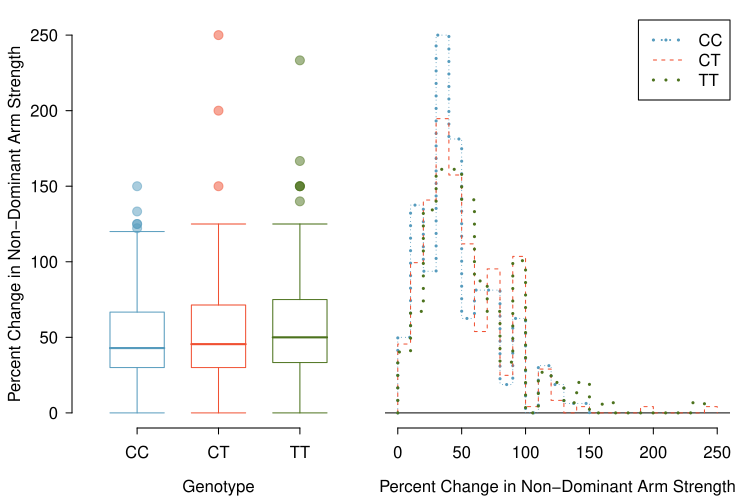

R code for this plot:
library(openintro)
#data(famuss)
data(COL)

myPDF("famussGenoMuscFunc.pdf", 7.5, 5,
      mar = c(3.6, 3.6, 1, 0.5),
      mgp = c(2.4, 0.7, 0),
      mfrow = 1:2)
boxPlot(famuss$ndrm.ch, famuss$actn3.r577x,
        xlab = 'Genotype',
        ylab = 'Percent Change in Non-Dominant Arm Strength',
        lcol = "#00000000",
        col = "#00000000")
boxPlot(famuss$ndrm.ch[famuss$actn3.r577x == "CC"],
        lcol = COL[1],
        col = COL[1,3],
        add = 1)
boxPlot(famuss$ndrm.ch[famuss$actn3.r577x == "CT"],
        lcol = COL[4],
        col = COL[4,3],
        add = 2)
boxPlot(famuss$ndrm.ch[famuss$actn3.r577x == "TT"],
        lcol = COL[2],
        col = COL[2,3],
        add = 3)

par(mar = c(3.6, 0.5, 1, 1))

histPlot(famuss$ndrm.ch[famuss$actn3.r577x == "CC"],
         breaks = 20,
         col = '#ffffff00',
         border = COL[1],
         probability = TRUE,
         xlab = 'Percent Change in Non-Dominant Arm Strength',
         ylab = '',
         hollow = TRUE,
         axes = FALSE,
         lty = 3,
         lwd = 3,
         xlim = range(famuss$ndrm.ch))
histPlot(famuss$ndrm.ch[famuss$actn3.r577x == "CC"],
         breaks = 20,
         col = '#ffffff00',
         border = COL[1],
         probability = TRUE,
         add = TRUE,
         hollow = TRUE,
         lty = 3,
         lwd = 1)
histPlot(famuss$ndrm.ch[famuss$actn3.r577x == "CT"],
         breaks = 20,
         col = '#ffffff00',
         border = COL[4],
         probability = TRUE,
         add = TRUE,
         hollow = TRUE,
         lty = 2,
         lwd = 1)
histPlot(famuss$ndrm.ch[famuss$actn3.r577x == "TT"],
         breaks = 20,
         col = '#ffffff00',
         border = COL[2],
         probability = TRUE,
         add = TRUE,
         hollow = TRUE,
         lty = 3,
         lwd = 3)

axis(1)
legend('topright',
       col = COL[c(1, 4, 2)],
       lty = c(3, 2, 3),
       lwd = c(3, 1, 3),
       legend = c('CC', 'CT', 'TT'))
legend('topright',
       col = c(COL[1], rgb(0,0,0,0), rgb(0,0,0,0)),
       lty = c(3, 2, 3),
       lwd = c(2 , 1, 3),
       legend = c('CC', 'CT', 'TT'),
       bg = rgb(0,0,0,0),
       box.col = rgb(0,0,0,0),
       text.col = rgb(0,0,0,0))

dev.off()
